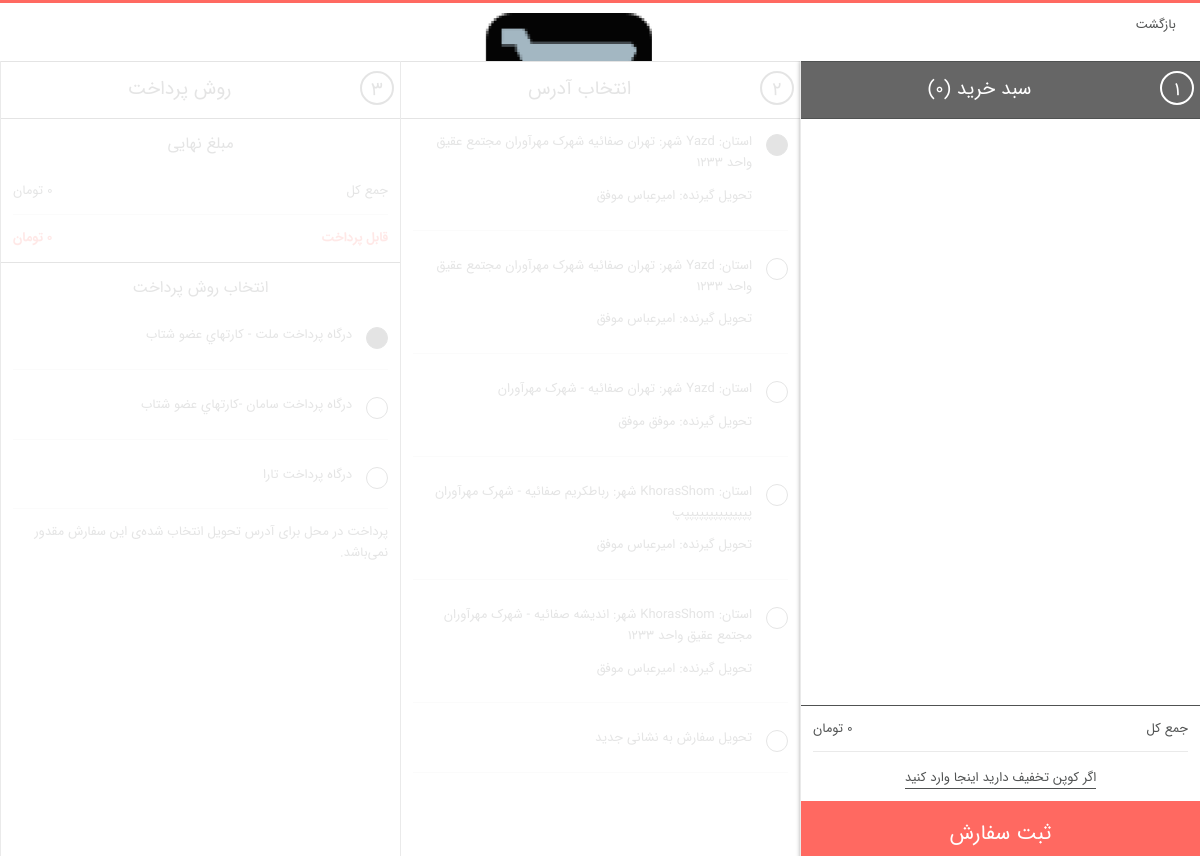
Screenshot of /order/shopcart (signed in) with the database file from the repository.
### user/models.py (models this page shows, shortened)
class UserAddress(models.Model):
    user = models.ForeignKey(User, on_delete=models.CASCADE, verbose_name='کاربر')
    firstname = models.CharField(max_length=50, verbose_name='نام')
    lastname = models.CharField(max_length=50, verbose_name='نام خانوادگی')
    phone = models.CharField(max_length=20, verbose_name='شماره تماس')
    address = models.CharField(max_length=300, verbose_name='آدرس')
    city = models.CharField(max_length=30, verbose_name='شهر')
    state = models.CharField(max_length=30, verbose_name='استان')
    postalcode = models.CharField(max_length=20, verbose_name='کدپستی')
    default_shipping_address = models.BooleanField(default=False)
    def user_name(self):
        return self.user.first_name + ' ' + self.user.last_name + ' [' + self.user.username + '] '
    user_name.short_description = 'نام کاربری'
    class Meta:
        verbose_name = 'آدرس'
        verbose_name_plural = 'آدرس ها'

### order/views.py (the view)
# urls.py: path('shopcart', views.shopcart, name='addproduct'),
def shopcart(request):
    category = Category.objects.all()
    current_user = request.user
    shop_cart = ShopCart.objects.filter(user_id=current_user.id)
    addresses = UserAddress.objects.filter(user_id=current_user.id)
    totalprice = 0
    for rs in shop_cart:
        totalprice += rs.product.price * rs.quantity
    context = {'shopcart': shop_cart,
               'category': category,
               'totalprice': totalprice,
               'addresses': addresses,
               }
    return render(request, 'shopcart_products.html', context)

### order/templates/shopcart_products.html (shortened to what this page needs)
{% extends "base.html" %}
{% load humanize %}
{% block header %} {% include "simple_header.html" %}{% endblock %}
{% block body %}
    <main class="main" id="checkout" style="margin-top: 10px">
        <section class="column invoice active" id="basketPage">
            {% include 'cart_page.html' %}
        </section>
        <section class="column address" id="orderAdressPage">
            {% include 'order_product_address_page.html' %}
        </section>
        <section class="column payment" id="orderPaymentPage">
            {% include 'payment_methods_page.html' %}
        </section>
    </main>
{% endblock %}

### order/templates/order_product_address_page.html (shortened to what this page needs)
{% load humanize %}
<h1>
    <span class="step">۲</span><i class="icon-map_location2"></i><span
        class="title-step">انتخاب آدرس</span>
</h1>
<form action="/order/orderproduct" class="form" data-bind="submit: goToNextStep" method="post"
      novalidate="novalidate">
    <div class="wrapper">
        {% if addresses|length == 0 %}
            <label for="shippingValueDefault">لطفا آدرس خود را ثبت کنید.</label>
        {% else %}
            {% for ad in addresses %}
                <div class="row">
                    <input type="radio" name="shipping"
                           id="shippingValueDefault" value="{{ ad.id }}" class="radio  {% if ad.default_shipping_address %}selected{% endif %}"
                            {% if ad.default_shipping_address %}
                           checked=""
                            {% endif %}
                    >
                    <label for="shippingValueDefault"><p>استان: {{ ad.state }}
                        شهر: {{ ad.city }} {{ ad.address }}</p>
                        <p>تحویل گیرنده: {{ ad.firstname }} {{ ad.lastname }}</p></label>
                </div>
            {% endfor %}
        {% endif %}
        <div class="row">
            <input type="radio" name="shipping" id="shippingChoice"
                   data-bind="checked: shippingChoice" value="addNewShippingAddress" class="radio addaddress">
            <label for="shippingChoice"><p>تحویل سفارش به نشانی جدید</p></label>
        </div>
    </div>
    <footer>
    </footer>
</form>

### rows the page displays
UserAddress: default_shipping_address "☑ استان: Yazd شهر: تهران صفائیه", city "تهران", address "صفائیه شهرک مهرآوران مجتمع عقیق واحد 1233", firstname "امیرعباس", lastname "موفق"
UserAddress: city "تهران", address "صفائیه شهرک مهرآوران مجتمع عقیق واحد 1233", firstname "امیرعباس", lastname "موفق"
UserAddress: city "تهران", address "صفائیه - شهرک مهرآوران", firstname "موفق", lastname "موفق"
UserAddress: city "رباطکریم", address "صفائیه - شهرک مهرآوران پپپپپپپپپپپپپپپ", firstname "امیرعباس", lastname "موفق"
UserAddress: city "اندیشه", address "صفائیه - شهرک مهرآوران مجتمع عقیق واحد 1233", firstname "امیرعباس", lastname "موفق"

### other values shown
{{ shopcart|length }} "0"
{{ totalprice | intcomma:False }} "0"
